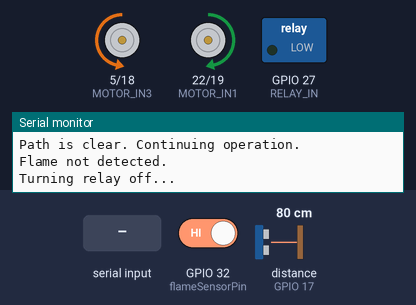
The sketch below on a simulated ESP32. On the bench: motor-driver pin pairs drawn as motors (green arrow = first pin HIGH = forward, orange = second pin HIGH = backward, longer = more drive), switched loads named in the sketch (green lamp = pin HIGH), the last lines printed to the serial monitor. Wiring (inferred from the names in the program): ultrasonic range finder: trigger GPIO 16; echo GPIO 17. Inputs (shaded band) come from the test bench; at power-on: distance to the obstacle (sensor on GPIO 17) 80 cm, GPIO 32 (flameSensorPin) HIGH. The echo pulse lasts 58.3 µs per cm; nothing arrives over Bluetooth unless stated; pins used as bus, display or sensor lines are not drawn.

Above: at 3.3 s.
3.4 s: distance to the obstacle (sensor on GPIO 17) set to 27 cm
6.7 s: distance to the obstacle (sensor on GPIO 17) set to 23 cm
At 8.1 s:
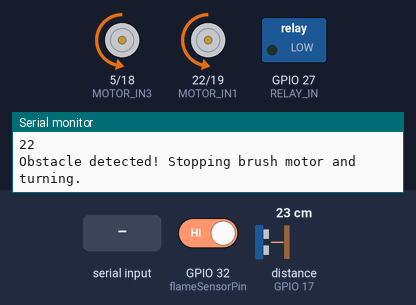
At 9.0 s:
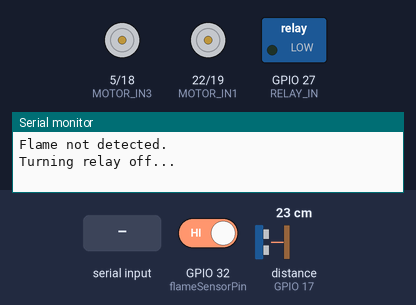
12.9 s: GPIO 32 (flameSensorPin) driven LOW
At 15.3 s:
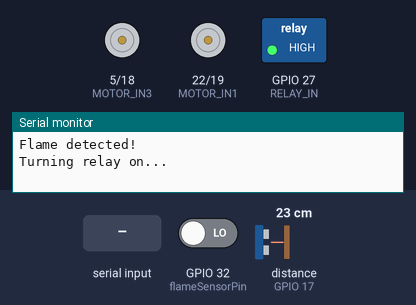
19.3 s: "B" received over the second serial link
22.8 s: "R" received over the second serial link
26.5 s: distance to the obstacle (sensor on GPIO 17) set to 35 cm
At 27.0 s:
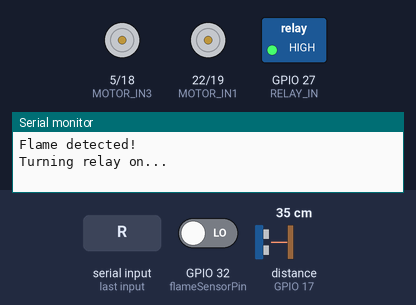
Timing chart, 0 to 29.5 s (numbered marks = the images above; inputs shaded):
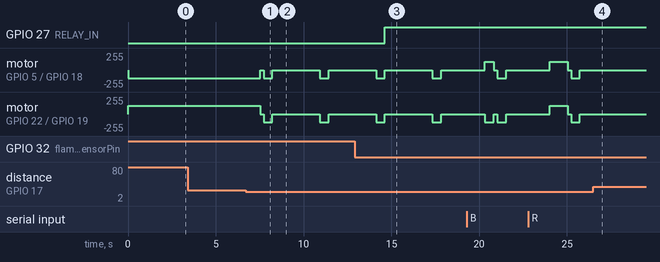

The sketch:

Final_Fire_Rover.ino
```cpp
#include "BluetoothSerial.h"

BluetoothSerial SerialBT;

const int MOTOR_IN1 = 22; // Digital pin LIN1
const int MOTOR_IN2 = 19; // Digital pin LIN2

const int MOTOR_IN3 = 5;  // Digital pin RIN3
const int MOTOR_IN4 = 18; // Digital pin RIN4
const int RELAY_IN = 27;
const int flameSensorPin = 32; // Digital pin

// Ultrasonic sensor pins
const int TRIGGER_PIN = 16;  // Digital pin
const int ECHO_PIN = 17;      // Digital pin

const int TURN_TIME = 500;    // Time in milliseconds for turning

void setup() {
    Serial.begin(115200);
    SerialBT.begin("ESP32S-Bluetooth");
    pinMode(flameSensorPin, INPUT);
    pinMode(MOTOR_IN1, OUTPUT);
    pinMode(MOTOR_IN2, OUTPUT);
    pinMode(MOTOR_IN3, OUTPUT);
    pinMode(MOTOR_IN4, OUTPUT);
    pinMode(RELAY_IN, OUTPUT);
    pinMode(TRIGGER_PIN, OUTPUT);
    pinMode(ECHO_PIN, INPUT);
}

void loop() {
    if (SerialBT.available()) {
        char Direction = SerialBT.read();

        if (Direction == 'F') {
            moveForward();
        } else if (Direction == 'B') {
            moveBackward();
        } else if (Direction == 'L') {
            turnLeft();
        } else if (Direction == 'R') {
            turnRight();
        } else if (Direction == 'S') {
            stopBrushMotor();
        }
    } else {
        operateBrushMotor();
        navigateAndAvoidObstacles();

        int sensorValue = digitalRead(flameSensorPin);  // Read the value from the flame sensor
        if (sensorValue == LOW) {  // Flame detected
            Serial.println("Flame detected!");
            stopBrushMotor();
            Serial.println("Turning relay on...");
            digitalWrite(RELAY_IN, HIGH);
            delay(2000);
        } else {
            Serial.println("Flame not detected.");  // Print message to the serial monitor
            Serial.println("Turning relay off...");
            digitalWrite(RELAY_IN, LOW);
            delay(2000); // Keep relay off for 2 seconds
        }
    }

    delay(500);  // Delay to prevent rapid loop execution
}

void navigateAndAvoidObstacles() {
    int frontDistance = measureDistance(TRIGGER_PIN, ECHO_PIN);

    if (frontDistance < 0) {
        Serial.println("Error measuring distance");
        return;
    }

    if (frontDistance < 25) { // Threshold distance in centimeters
        Serial.println("Obstacle detected! Stopping brush motor and turning.");
        stopBrushMotor();
        delay(200);
        turnLeft();  // Or turnRight(); depending on your preference
    } else {
        Serial.println("Path is clear. Continuing operation.");
        operateBrushMotor();
    }
}

int measureDistance(int trigPin, int echoPin) {
    digitalWrite(trigPin, LOW);
    delayMicroseconds(2);
    digitalWrite(trigPin, HIGH);
    delayMicroseconds(10);
    digitalWrite(trigPin, LOW);

    long duration = pulseIn(echoPin, HIGH, 30000); // Timeout after 30ms
    if (duration == 0) {
        Serial.println("Error: No echo received");
        return -1; // Error: No echo received
    }
    int distance = duration * 0.034 / 2;

    Serial.println(distance); // Print distance
    return distance;  // Return the calculated distance
}

void operateBrushMotor() {
    analogWrite(MOTOR_IN1, 125);
    analogWrite(MOTOR_IN2, 0);
    analogWrite(MOTOR_IN3, 0);
    analogWrite(MOTOR_IN4, 125);
}

void moveForward() {
    analogWrite(MOTOR_IN1, 125);
    analogWrite(MOTOR_IN2, 0);
    analogWrite(MOTOR_IN3, 0);
    analogWrite(MOTOR_IN4, 125);
    stopBrushMotor();
}

void turnLeft() {
    analogWrite(MOTOR_IN1, 0);
    analogWrite(MOTOR_IN2, 125);
    analogWrite(MOTOR_IN3, 0);
    analogWrite(MOTOR_IN4, 125);
    delay(TURN_TIME);
    stopBrushMotor();
}

void moveBackward() {
    analogWrite(MOTOR_IN1, 0);
    analogWrite(MOTOR_IN2, 125);
    analogWrite(MOTOR_IN3, 125);
    analogWrite(MOTOR_IN4, 0);
}

void turnRight() {
    analogWrite(MOTOR_IN1, 125);
    analogWrite(MOTOR_IN2, 0);
    analogWrite(MOTOR_IN3, 125);
    analogWrite(MOTOR_IN4, 0);
    delay(TURN_TIME);
}

void stopBrushMotor() {
    analogWrite(MOTOR_IN1, 0);
    analogWrite(MOTOR_IN2, 0);
    analogWrite(MOTOR_IN3, 0);
    analogWrite(MOTOR_IN4, 0);
}
```

Measured:
- the behaviour switches between 26 and 25 cm on distance to the obstacle (sensor on GPIO 17) (found by bisection; images 0 and 1)
- after the input at 6.7 s, motor on GPIO 5 (MOTOR_IN3) / GPIO 18 (MOTOR_IN4), motor on GPIO 22 (MOTOR_IN1) / GPIO 19 (MOTOR_IN2): goes stopped 0.20 s, backward 125/255 0.50 s, stopped 2.7 s, backward 125/255 0.50 s, then stopped, starting after 0.82 s
- after the input at 12.9 s, GPIO 27 (RELAY_IN): LOW → HIGH after 1.7 s
- after the input at 26.5 s, motor on GPIO 5 (MOTOR_IN3) / GPIO 18 (MOTOR_IN4), motor on GPIO 22 (MOTOR_IN1) / GPIO 19 (MOTOR_IN2): stays stopped (without the input it goes to backward 125/255 after 1.9 s)
